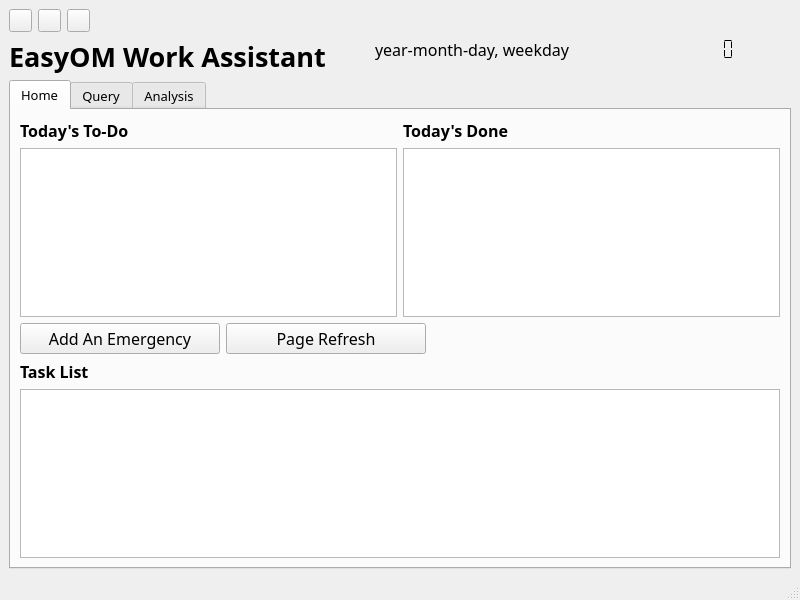
<?xml version="1.0" encoding="UTF-8"?>
<ui version="4.0">
 <class>MainWindow</class>
 <widget class="QMainWindow" name="MainWindow">
  <property name="geometry">
   <rect>
    <x>0</x>
    <y>0</y>
    <width>800</width>
    <height>600</height>
   </rect>
  </property>
  <property name="windowTitle">
   <string>EasyOM Work Assistant - Powered by Jovany Rong</string>
  </property>
  <widget class="QWidget" name="centralwidget">
   <layout class="QVBoxLayout" name="verticalLayout_6">
    <item>
     <layout class="QHBoxLayout" name="horizontalLayout_10">
      <item>
       <widget class="QPushButton" name="stop">
        <property name="sizePolicy">
         <sizepolicy hsizetype="Fixed" vsizetype="Fixed">
          <horstretch>0</horstretch>
          <verstretch>0</verstretch>
         </sizepolicy>
        </property>
        <property name="minimumSize">
         <size>
          <width>23</width>
          <height>23</height>
         </size>
        </property>
        <property name="maximumSize">
         <size>
          <width>23</width>
          <height>23</height>
         </size>
        </property>
        <property name="text">
         <string/>
        </property>
       </widget>
      </item>
      <item>
       <widget class="QPushButton" name="min">
        <property name="sizePolicy">
         <sizepolicy hsizetype="Fixed" vsizetype="Fixed">
          <horstretch>0</horstretch>
          <verstretch>0</verstretch>
         </sizepolicy>
        </property>
        <property name="minimumSize">
         <size>
          <width>23</width>
          <height>23</height>
         </size>
        </property>
        <property name="maximumSize">
         <size>
          <width>23</width>
          <height>23</height>
         </size>
        </property>
        <property name="text">
         <string/>
        </property>
       </widget>
      </item>
      <item>
       <widget class="QPushButton" name="max">
        <property name="sizePolicy">
         <sizepolicy hsizetype="Fixed" vsizetype="Fixed">
          <horstretch>0</horstretch>
          <verstretch>0</verstretch>
         </sizepolicy>
        </property>
        <property name="minimumSize">
         <size>
          <width>23</width>
          <height>23</height>
         </size>
        </property>
        <property name="maximumSize">
         <size>
          <width>23</width>
          <height>23</height>
         </size>
        </property>
        <property name="text">
         <string/>
        </property>
       </widget>
      </item>
      <item>
       <spacer name="horizontalSpacer_4">
        <property name="orientation">
         <enum>Qt::Horizontal</enum>
        </property>
        <property name="sizeHint" stdset="0">
         <size>
          <width>40</width>
          <height>20</height>
         </size>
        </property>
       </spacer>
      </item>
     </layout>
    </item>
    <item>
     <layout class="QHBoxLayout" name="horizontalLayout_2">
      <item>
       <widget class="QLabel" name="topLabel">
        <property name="maximumSize">
         <size>
          <width>16777215</width>
          <height>36</height>
         </size>
        </property>
        <property name="font">
         <font>
          <family>微软雅黑</family>
          <pointsize>20</pointsize>
          <weight>75</weight>
          <bold>true</bold>
         </font>
        </property>
        <property name="text">
         <string>EasyOM Work Assistant</string>
        </property>
       </widget>
      </item>
      <item>
       <layout class="QVBoxLayout" name="verticalLayout">
        <item>
         <layout class="QHBoxLayout" name="horizontalLayout">
          <item>
           <widget class="QLabel" name="dateLable">
            <property name="maximumSize">
             <size>
              <width>221</width>
              <height>23</height>
             </size>
            </property>
            <property name="font">
             <font>
              <family>楷体</family>
              <pointsize>12</pointsize>
             </font>
            </property>
            <property name="layoutDirection">
             <enum>Qt::LeftToRight</enum>
            </property>
            <property name="text">
             <string>year-month-day, weekday</string>
            </property>
            <property name="scaledContents">
             <bool>false</bool>
            </property>
           </widget>
          </item>
          <item>
           <widget class="QLCDNumber" name="lcdClock">
            <property name="minimumSize">
             <size>
              <width>215</width>
              <height>0</height>
             </size>
            </property>
            <property name="maximumSize">
             <size>
              <width>215</width>
              <height>23</height>
             </size>
            </property>
            <property name="font">
             <font>
              <family>Adobe Arabic</family>
             </font>
            </property>
            <property name="statusTip">
             <string/>
            </property>
            <property name="lineWidth">
             <number>0</number>
            </property>
            <property name="digitCount">
             <number>10</number>
            </property>
            <property name="segmentStyle">
             <enum>QLCDNumber::Flat</enum>
            </property>
           </widget>
          </item>
         </layout>
        </item>
        <item>
         <spacer name="verticalSpacer">
          <property name="orientation">
           <enum>Qt::Vertical</enum>
          </property>
          <property name="sizeType">
           <enum>QSizePolicy::Fixed</enum>
          </property>
          <property name="sizeHint" stdset="0">
           <size>
            <width>20</width>
            <height>13</height>
           </size>
          </property>
         </spacer>
        </item>
       </layout>
      </item>
     </layout>
    </item>
    <item>
     <widget class="QTabWidget" name="tabWidget">
      <property name="font">
       <font>
        <family>微软雅黑</family>
        <pointsize>10</pointsize>
       </font>
      </property>
      <property name="currentIndex">
       <number>0</number>
      </property>
      <widget class="QWidget" name="tab">
       <attribute name="title">
        <string>Home</string>
       </attribute>
       <layout class="QVBoxLayout" name="verticalLayout_5">
        <item>
         <layout class="QHBoxLayout" name="horizontalLayout_3">
          <item>
           <layout class="QVBoxLayout" name="verticalLayout_2">
            <item>
             <widget class="QLabel" name="todayTodoLabel">
              <property name="font">
               <font>
                <family>微软雅黑</family>
                <pointsize>12</pointsize>
                <weight>75</weight>
                <bold>true</bold>
               </font>
              </property>
              <property name="text">
               <string>Today's To-Do</string>
              </property>
             </widget>
            </item>
            <item>
             <widget class="QTableView" name="todayTodoTable">
              <property name="editTriggers">
               <set>QAbstractItemView::NoEditTriggers</set>
              </property>
              <property name="dragEnabled">
               <bool>false</bool>
              </property>
              <property name="sortingEnabled">
               <bool>true</bool>
              </property>
              <attribute name="horizontalHeaderCascadingSectionResizes">
               <bool>false</bool>
              </attribute>
              <attribute name="horizontalHeaderMinimumSectionSize">
               <number>80</number>
              </attribute>
             </widget>
            </item>
           </layout>
          </item>
          <item>
           <layout class="QVBoxLayout" name="verticalLayout_3">
            <item>
             <widget class="QLabel" name="todayDoneLabel">
              <property name="font">
               <font>
                <pointsize>12</pointsize>
                <weight>75</weight>
                <bold>true</bold>
               </font>
              </property>
              <property name="text">
               <string>Today's Done</string>
              </property>
             </widget>
            </item>
            <item>
             <widget class="QTableView" name="todayDoneTable">
              <property name="editTriggers">
               <set>QAbstractItemView::NoEditTriggers</set>
              </property>
              <property name="dragEnabled">
               <bool>false</bool>
              </property>
              <property name="sortingEnabled">
               <bool>true</bool>
              </property>
              <attribute name="horizontalHeaderCascadingSectionResizes">
               <bool>false</bool>
              </attribute>
              <attribute name="horizontalHeaderMinimumSectionSize">
               <number>80</number>
              </attribute>
             </widget>
            </item>
           </layout>
          </item>
         </layout>
        </item>
        <item>
         <layout class="QHBoxLayout" name="horizontalLayout_5">
          <item>
           <layout class="QHBoxLayout" name="horizontalLayout_4" stretch="1,1">
            <property name="sizeConstraint">
             <enum>QLayout::SetDefaultConstraint</enum>
            </property>
            <item>
             <widget class="QPushButton" name="emerAddButton">
              <property name="minimumSize">
               <size>
                <width>200</width>
                <height>0</height>
               </size>
              </property>
              <property name="maximumSize">
               <size>
                <width>200</width>
                <height>16777215</height>
               </size>
              </property>
              <property name="font">
               <font>
                <family>隶书</family>
                <pointsize>12</pointsize>
               </font>
              </property>
              <property name="text">
               <string>Add An Emergency</string>
              </property>
             </widget>
            </item>
            <item>
             <widget class="QPushButton" name="pageRefreshButton">
              <property name="minimumSize">
               <size>
                <width>200</width>
                <height>0</height>
               </size>
              </property>
              <property name="maximumSize">
               <size>
                <width>200</width>
                <height>16777215</height>
               </size>
              </property>
              <property name="font">
               <font>
                <family>隶书</family>
                <pointsize>12</pointsize>
               </font>
              </property>
              <property name="text">
               <string>Page Refresh</string>
              </property>
             </widget>
            </item>
           </layout>
          </item>
          <item>
           <spacer name="horizontalSpacer">
            <property name="orientation">
             <enum>Qt::Horizontal</enum>
            </property>
            <property name="sizeHint" stdset="0">
             <size>
              <width>40</width>
              <height>20</height>
             </size>
            </property>
           </spacer>
          </item>
         </layout>
        </item>
        <item>
         <layout class="QVBoxLayout" name="verticalLayout_4">
          <item>
           <widget class="QLabel" name="taskListLabel">
            <property name="font">
             <font>
              <pointsize>12</pointsize>
              <weight>75</weight>
              <bold>true</bold>
             </font>
            </property>
            <property name="text">
             <string>Task List</string>
            </property>
           </widget>
          </item>
          <item>
           <widget class="QTableView" name="taskListTable">
            <property name="editTriggers">
             <set>QAbstractItemView::NoEditTriggers</set>
            </property>
            <property name="dragEnabled">
             <bool>false</bool>
            </property>
            <property name="sortingEnabled">
             <bool>true</bool>
            </property>
            <attribute name="horizontalHeaderCascadingSectionResizes">
             <bool>false</bool>
            </attribute>
            <attribute name="horizontalHeaderMinimumSectionSize">
             <number>80</number>
            </attribute>
           </widget>
          </item>
         </layout>
        </item>
       </layout>
      </widget>
      <widget class="QWidget" name="tab_2">
       <attribute name="title">
        <string>Query</string>
       </attribute>
       <layout class="QVBoxLayout" name="verticalLayout_7">
        <item>
         <layout class="QHBoxLayout" name="horizontalLayout_6">
          <item>
           <widget class="QLabel" name="begDateLabel">
            <property name="layoutDirection">
             <enum>Qt::LeftToRight</enum>
            </property>
            <property name="text">
             <string>TextLabel</string>
            </property>
            <property name="alignment">
             <set>Qt::AlignCenter</set>
            </property>
           </widget>
          </item>
          <item>
           <widget class="QDateEdit" name="begDate"/>
          </item>
          <item>
           <widget class="QLabel" name="endDateLabel">
            <property name="text">
             <string>TextLabel</string>
            </property>
            <property name="alignment">
             <set>Qt::AlignCenter</set>
            </property>
           </widget>
          </item>
          <item>
           <widget class="QDateEdit" name="endDate"/>
          </item>
          <item>
           <widget class="QPushButton" name="queryButton">
            <property name="text">
             <string>PushButton</string>
            </property>
           </widget>
          </item>
         </layout>
        </item>
        <item>
         <widget class="QTableView" name="queryTable">
          <property name="editTriggers">
           <set>QAbstractItemView::NoEditTriggers</set>
          </property>
         </widget>
        </item>
       </layout>
      </widget>
      <widget class="QWidget" name="tab_3">
       <attribute name="title">
        <string>Analysis</string>
       </attribute>
       <layout class="QVBoxLayout" name="verticalLayout_8">
        <item>
         <layout class="QHBoxLayout" name="horizontalLayout_7">
          <item>
           <widget class="QLabel" name="begDateLabel_2">
            <property name="layoutDirection">
             <enum>Qt::LeftToRight</enum>
            </property>
            <property name="text">
             <string>TextLabel</string>
            </property>
            <property name="alignment">
             <set>Qt::AlignCenter</set>
            </property>
           </widget>
          </item>
          <item>
           <widget class="QDateEdit" name="begDate_2"/>
          </item>
          <item>
           <widget class="QLabel" name="endDateLabel_2">
            <property name="text">
             <string>TextLabel</string>
            </property>
            <property name="alignment">
             <set>Qt::AlignCenter</set>
            </property>
           </widget>
          </item>
          <item>
           <widget class="QDateEdit" name="endDate_2"/>
          </item>
          <item>
           <widget class="QPushButton" name="analysisButton">
            <property name="text">
             <string>PushButton</string>
            </property>
           </widget>
          </item>
         </layout>
        </item>
        <item>
         <layout class="QHBoxLayout" name="horizontalLayout_8" stretch="1,1,2,2,2">
          <item>
           <widget class="QLabel" name="totalDoneLabel">
            <property name="text">
             <string>TextLabel</string>
            </property>
            <property name="alignment">
             <set>Qt::AlignCenter</set>
            </property>
           </widget>
          </item>
          <item>
           <widget class="QLabel" name="totalDone">
            <property name="text">
             <string>-</string>
            </property>
            <property name="alignment">
             <set>Qt::AlignCenter</set>
            </property>
           </widget>
          </item>
          <item>
           <spacer name="horizontalSpacer_3">
            <property name="orientation">
             <enum>Qt::Horizontal</enum>
            </property>
            <property name="sizeHint" stdset="0">
             <size>
              <width>40</width>
              <height>20</height>
             </size>
            </property>
           </spacer>
          </item>
          <item>
           <widget class="QLabel" name="typeNo">
            <property name="text">
             <string>-</string>
            </property>
            <property name="alignment">
             <set>Qt::AlignCenter</set>
            </property>
           </widget>
          </item>
          <item>
           <spacer name="horizontalSpacer_2">
            <property name="orientation">
             <enum>Qt::Horizontal</enum>
            </property>
            <property name="sizeHint" stdset="0">
             <size>
              <width>40</width>
              <height>20</height>
             </size>
            </property>
           </spacer>
          </item>
         </layout>
        </item>
        <item>
         <layout class="QHBoxLayout" name="horizontalLayout_9">
          <item>
           <widget class="QLabel" name="workLabel">
            <property name="text">
             <string>TextLabel</string>
            </property>
            <property name="alignment">
             <set>Qt::AlignRight|Qt::AlignTrailing|Qt::AlignVCenter</set>
            </property>
           </widget>
          </item>
          <item>
           <widget class="QLabel" name="workDays">
            <property name="maximumSize">
             <size>
              <width>80</width>
              <height>16777215</height>
             </size>
            </property>
            <property name="text">
             <string>-</string>
            </property>
            <property name="alignment">
             <set>Qt::AlignCenter</set>
            </property>
           </widget>
          </item>
          <item>
           <widget class="QLabel" name="workLabel_2">
            <property name="text">
             <string>TextLabel</string>
            </property>
            <property name="alignment">
             <set>Qt::AlignCenter</set>
            </property>
           </widget>
          </item>
          <item>
           <widget class="QLabel" name="holiDays">
            <property name="maximumSize">
             <size>
              <width>80</width>
              <height>16777215</height>
             </size>
            </property>
            <property name="text">
             <string>-</string>
            </property>
            <property name="alignment">
             <set>Qt::AlignCenter</set>
            </property>
           </widget>
          </item>
          <item>
           <widget class="QLabel" name="workLabel_3">
            <property name="text">
             <string>TextLabel</string>
            </property>
            <property name="alignment">
             <set>Qt::AlignLeading|Qt::AlignLeft|Qt::AlignVCenter</set>
            </property>
           </widget>
          </item>
         </layout>
        </item>
       </layout>
      </widget>
     </widget>
    </item>
   </layout>
  </widget>
  <widget class="QMenuBar" name="menubar">
   <property name="geometry">
    <rect>
     <x>0</x>
     <y>0</y>
     <width>800</width>
     <height>23</height>
    </rect>
   </property>
  </widget>
  <widget class="QStatusBar" name="statusbar"/>
 </widget>
 <resources/>
 <connections/>
</ui>
